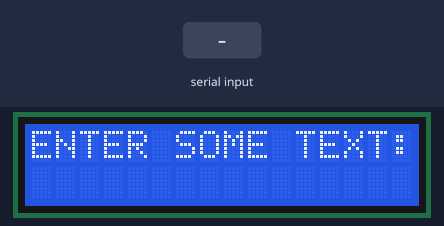
Recording of a program running on a simulated Raspberry Pi (header pin numbers). Shown: 16×2 character LCD. The test bench sets the inputs (shaded band). What the program prints to the terminal is not drawn. At 1.5 s the program stops and its outputs stay as they are.

Above: at 1.4 s.
1.5 s: "1" typed at the terminal, then Enter
At 2.5 s:
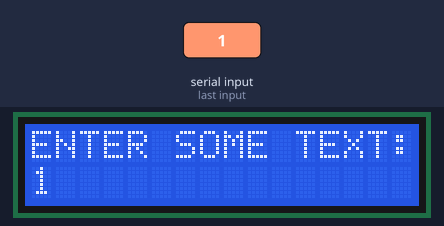
Timing chart, 0 to 3.0 s (numbered marks = the images above; inputs shaded):
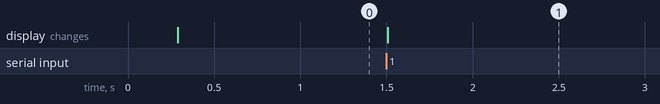

Measured:
- after the input at 1.5 s, the display: changes at once (image 1)

The program:

LCD_Text_Input.py
```python
# LCD Text Input Python program example:

# Created by Joseph C. Richardson, GitHub.com

# Note: be mindful while working with
# electronics. There are mistakes that
# cannot be corrected should you ignore
# any basic electronics rules. Electronics
# demands basic math skills and knowledge
# of electronics components alike.

# Items needed are as follows:

# Raspberry Pi 4 = 1
# breadboard = 1
# LCD display = 1
# jumper wire = 4 +2 for the Rasp pi 4 fan

# Note: use two other jumper wires for
# the Raspberry Pi 4 fan, while in use/
# operation.

# LCD Text Input Python program example:

# This Raspberry Pi 4 Python program allows
# users to learn all about how the LCD display
# works with text input.

# We will use the breadboard method:

# GPIO.setmode(GPIO.BOARD)

# This method is for the GPIO pinouts
# not the GPIO numbers, such as BCM

# You can also use the Broadcom SOC
# Channel method if you prefer:

# GPIO.setmode(GPIO.BCM)
# This allows GPIO numbers, not GPIO
# pinouts, such as the breadboard
# method illustrates in our Python
# program example.

# import functions:

import RPi.GPIO as GPIO,drivers

GPIO.setmode(GPIO.BOARD) # breadboard method
GPIO.setwarnings(False) # disable setwarnings
display=drivers.Lcd() # enable the LCD display

# Create variables for the latch, data bit and the clock.

# You can rename all these variables to any names you wish,
# but keep in mind that you must also rename any variables
# in your program as well. Click the Find and Replace command
# on the IDLE menu to make any renaming changes faster to cover
# any variables you want to rename. However, you should stick
# to meaningful names, so other programmers can learn and
# understand what's happening throughout the program's
# execution/run.

c = drivers.CustomCharacters(display) # cannot rename

message='''
display.lcd_display_extended_string(
'enter some text:'.upper(),1)'''

display.lcd_clear() # clear the LCD screen
input_message=input(exec(message))
display.lcd_display_extended_string(
input_message.capitalize(),2)
```
